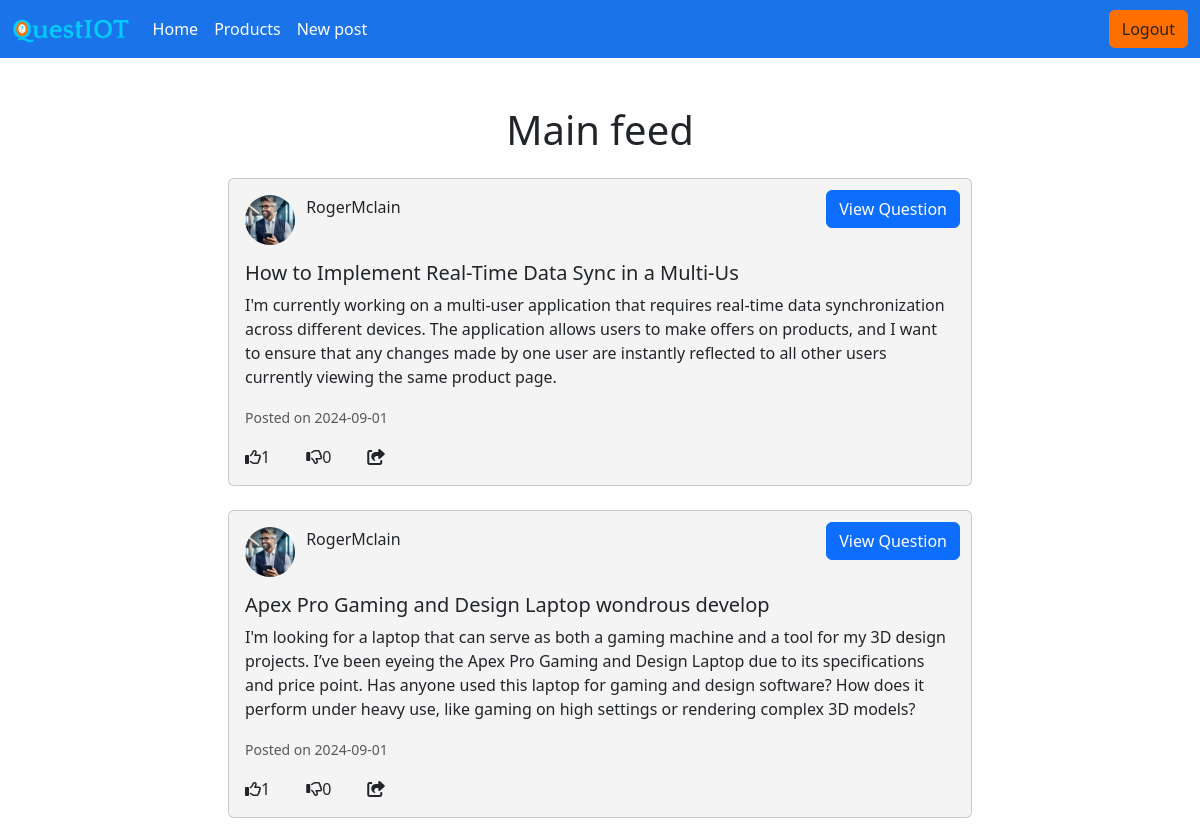
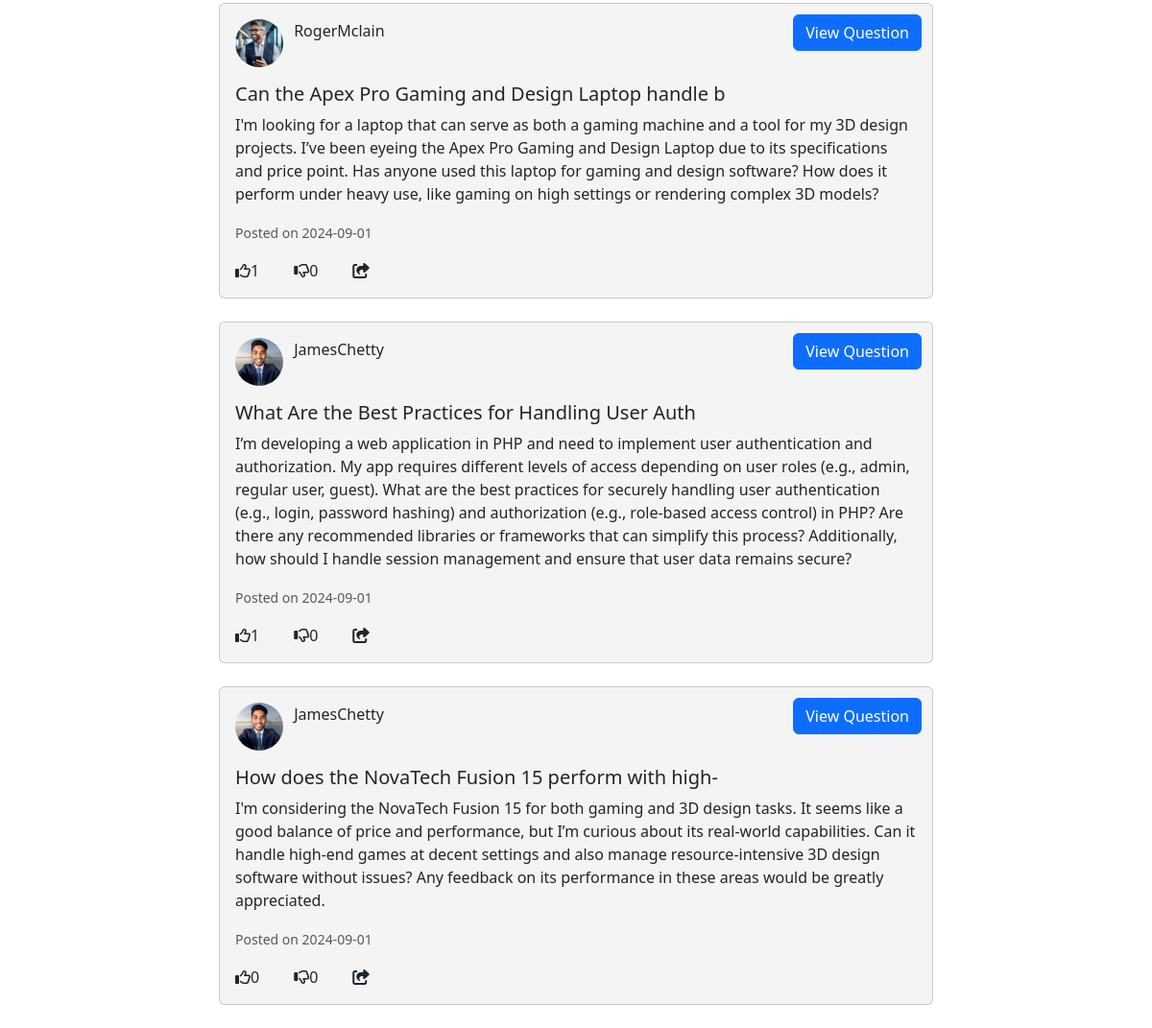
Page /pages/home.php (signed in) on the committed database (2 pictures, top to bottom).
### tables this page shows
CREATE TABLE `question` (
  `questionid` int(11) NOT NULL,
  `heading` varchar(50) NOT NULL,
  `question_text` text NOT NULL,
  `userid` int(11) DEFAULT NULL,
  `like` int(11) DEFAULT 0,
  `dislike` int(11) DEFAULT 0,
  `categoriesid` int(11) DEFAULT NULL,
  `created_at` date DEFAULT current_timestamp()
);

CREATE TABLE `users` (
  `userid` int(11) NOT NULL,
  `username` varchar(50) NOT NULL,
  `email` varchar(100) NOT NULL,
  `password` varchar(50) NOT NULL,
  `usertype` varchar(50) DEFAULT NULL,
  `userImage` varchar(255) DEFAULT NULL
);

### pages/home.php (the view, shortened to what this page needs)
<?php
require 'config.php';
$sql = "SELECT questionid, heading, question_text, username, `like`, dislike, created_at, userImage
        FROM question
        JOIN users ON question.userid = users.userid
        ORDER BY created_at DESC
        LIMIT 5";
$result = $conn->query($sql);
?>
<!doctype html>
<html lang="en">
<head>
    <link href="https://cdn.jsdelivr.net/npm/bootstrap@5.3.3/dist/css/bootstrap.min.css" rel="stylesheet">
    <link href="../css/main.css" rel="stylesheet">
</head>
<body>
    <?php include '../components/navbar.php'; ?>
    <div class="container mt-5">
        <div class="text-center mb-4">
            <h1>Main feed</h1>
        </div>
        <?php
        if ($result->num_rows > 0) {
            while ($row = $result->fetch_assoc()) {
                $questionId = htmlspecialchars($row['questionid']);
                $userImage = htmlspecialchars($row['userImage']);
                $imagePath = '../uploads/userImages/' . basename($userImage);
                echo '<div class="card col-8 mx-auto mb-4 post-background">';
                echo '<div class="card-body">';
                echo '<div class="row">';
                echo '<div class="col-1">';
                echo '<img src="' . $imagePath . '" alt="User Image" class="rounded-circle" style="width: 50px; height: 50px;">';
                echo '</div>';
                echo '<div class="col-8">';
                echo '<p>' . htmlspecialchars($row['username']) . '</p>';
                echo '</div>';
                echo '<div class="col-3 text-end">';
                echo '<a href="questionpostpage.php?id=' . $questionId . '" class="btn btn-primary">View Question</a>';
                echo '</div>';
                echo '</div>';
                echo '<h5 class="card-title mt-3">' . htmlspecialchars($row['heading']) . '</h5>';
                echo '<p class="card-text">' . htmlspecialchars($row['question_text']) . '</p>';
                echo '<p class="card-text"><small class="text-muted">Posted on ' . htmlspecialchars($row['created_at']) . '</small></p>';
                echo '<div class="row">';
                echo '<div class="col-1">';
                echo '<i class="fa-regular fa-thumbs-up" id="thumbs-up-' . $questionId . '" onclick="toggleThumbsUp(' . $questionId . ')"></i>';
                echo '<span id="like-count-' . $questionId . '">' . htmlspecialchars($row['like']) . '</span>';
                echo '</div>';
                echo '<div class="col-1">';
                echo '<i class="fa-regular fa-thumbs-down" id="thumbs-down-' . $questionId . '" onclick="toggleThumbsDown(' . $questionId . ')"></i>';
                echo '<span id="dislike-count-' . $questionId . '">' . htmlspecialchars($row['dislike']) . '</span>';
                echo '</div>';
                echo '<div class="col-1">';
                echo '<i class="fa-solid fa-share-from-square"></i>';
                echo '</div>';
                echo '</div>';
                echo '</div>';
                echo '</div>';
            }
        } else {
            echo '<p>No questions available.</p>';
        }
        ?>
    </div>
</body>
</html>

### css/main.css (style rules this page uses)
.post-background { background-color: #F4F4F4; }
.card .btn-primary { margin-top: -5px; margin-right: -5px; }

### rows in the picture
question: userid.userImage (picture), userid.username "RogerMclain", heading "How to Implement Real-Time Data Sync in a Multi-Us", question_text "I'm currently working on a multi-user application that requires real-time data synchronization across different devices. The application allows users to make offers on products, and I want to ensure that any changes made by one user are instantly reflected to all other users currently viewing the same product page.", created_at "2024-09-01", like "1", dislike "0"
question: userid.userImage (picture), userid.username "RogerMclain", heading "Apex Pro Gaming and Design Laptop wondrous develop", question_text "I'm looking for a laptop that can serve as both a gaming machine and a tool for my 3D design projects. I’ve been eyeing the Apex Pro Gaming and Design Laptop due to its specifications and price point. Has anyone used this laptop for gaming and design software? How does it perform under heavy use, like gaming on high settings or rendering complex 3D models?", created_at "2024-09-01", like "1", dislike "0"
question: userid.userImage (picture), userid.username "RogerMclain", heading "Can the Apex Pro Gaming and Design Laptop handle b", question_text "I'm looking for a laptop that can serve as both a gaming machine and a tool for my 3D design projects. I’ve been eyeing the Apex Pro Gaming and Design Laptop due to its specifications and price point. Has anyone used this laptop for gaming and design software? How does it perform under heavy use, like gaming on high settings or rendering complex 3D models?", created_at "2024-09-01", like "1", dislike "0"
question: userid.userImage (picture), userid.username "JamesChetty", heading "What Are the Best Practices for Handling User Auth", question_text "I’m developing a web application in PHP and need to implement user authentication and authorization. My app requires different levels of access depending on user roles (e.g., admin, regular user, guest). What are the best practices for securely handling user authentication (e.g., login, password hashing) and authorization (e.g., role-based access control) in PHP? Are there any recommended libraries or frameworks that can simplify this process? Additionally, how should I handle session management and ensure that user data remains secure?", created_at "2024-09-01", like "1", dislike "0"
question: userid.userImage (picture), userid.username "JamesChetty", heading "How does the NovaTech Fusion 15 perform with high-", question_text "I'm considering the NovaTech Fusion 15 for both gaming and 3D design tasks. It seems like a good balance of price and performance, but I’m curious about its real-world capabilities. Can it handle high-end games at decent settings and also manage resource-intensive 3D design software without issues? Any feedback on its performance in these areas would be greatly appreciated.", created_at "2024-09-01", like "0", dislike "0"
